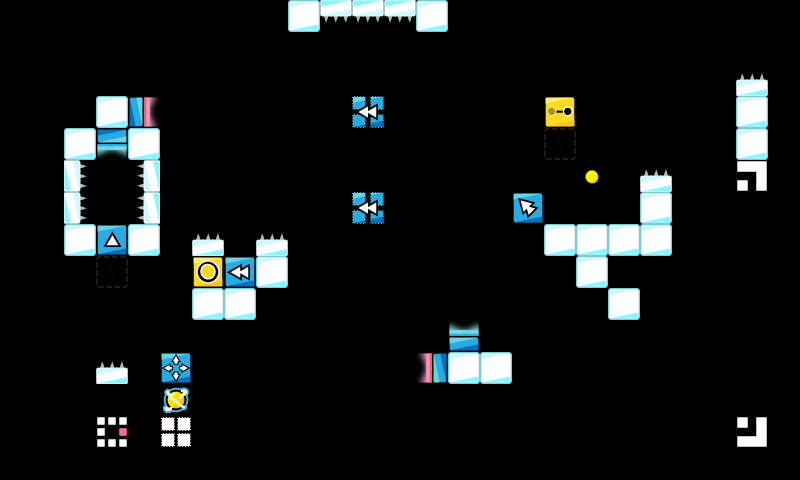

The image is a tile-based game level rendered from a .tmx file. Its description and source (layers, tilesets, objects; grid data summarised) follow:
An orthogonal 25x15 tile map with 32x32 px tiles, 1 tile layer (map).

<map version="1.0" orientation="orthogonal" renderorder="right-down" width="25" height="15" tilewidth="32" tileheight="32" nextobjectid="1">
 <properties>
  <property name="ad" value="false" />
 </properties>
 <tileset firstgid="1" name="map_tiles" tilewidth="32" tileheight="32" tilecount="225" columns="15">
  <image source="../../img/map_tiles.png" width="480" height="480" />
 </tileset>
 <layer name="map" width="25" height="15">
  <data>[375 cells, 57 non-empty, 22 distinct tile ids]</data>
 </layer>
 <objectgroup color="#ffffff" name="Object Layer 1" />
</map>
